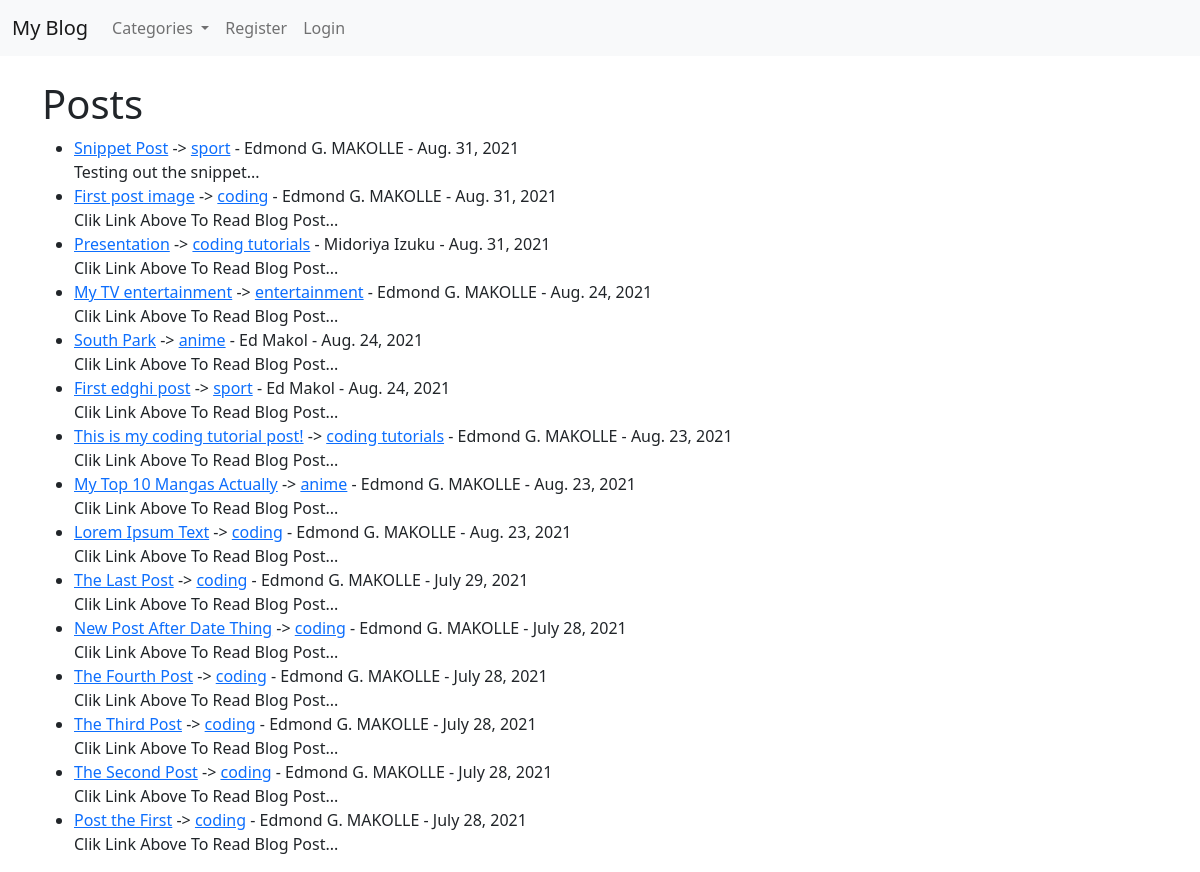
Before: / with the older database file.
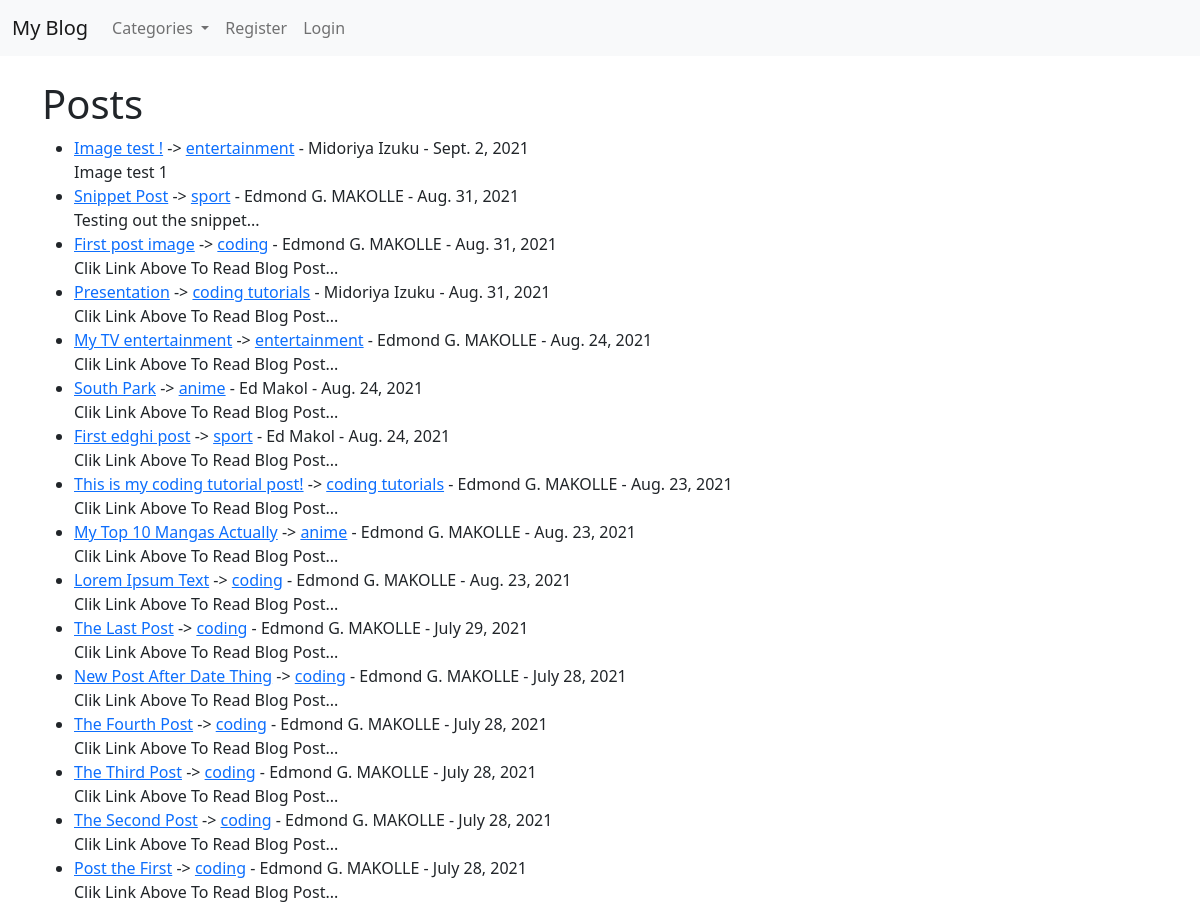
After: the same page with the newer database file.
### theblog/models.py (models this page shows, shortened)
class Post (models.Model):
    title = models.CharField(max_length=255)
    header_image = models.ImageField(blank=True, null=True, upload_to="images/")
    author = models.ForeignKey(User, on_delete=models.CASCADE)
    body = RichTextField(blank=True, null=True)
    post_date = models.DateField(auto_now_add=True)
    category = models.CharField(max_length=255, default='coding')
    snippet = models.CharField(max_length=255)
    likes = models.ManyToManyField(User, related_name='blog_posts')

### theblog/views.py (the view)
# urls.py: path('', HomeView.as_view(), name="home"),
class HomeView(ListView):
    model = Post
    template_name = 'home.html'
    ordering = ['-id']  # Permet d'ordonner les Postes, ici c'est du plus recent au plus ancien
    """ Cette fonction permet de recuperer toutes les categories et de les afficher (dropdown) dans la
    vue choisit (ici HomeView) """
    def get_context_data(self, *args, **kwargs):
        cat_menu = Category.objects.all()
        context = super(HomeView, self).get_context_data(*args, **kwargs)
        context["cat_menu"] = cat_menu
        return context

### theblog/models.py (called while the page is built)
    def __str__(self):
        return self.name

### theblog/templates/home.html (shortened to what this page needs)
{% extends 'base.html' %}
{% block content %}
    <h1>Posts</h1>
    <ul>
        {% for post in object_list %}
            <li>
                <a href="{% url 'article-detail' post.pk %}">{{ post.title}}</a> ->
                <a href="{% url 'category' post.category|slugify %}">{{ post.category}}</a> -
                {{ post.author.first_name }} {{ post.author.last_name }} -
                {{ post.post_date }}
                <br>
                {{ post.snippet }}
                <br>
            </li>
        {% endfor %}
    </ul>
{% endblock %}

### theblog/templates/base.html (shortened to what this page needs)
<!doctype html>
<html lang="en">
    <head>
        <link href="https://cdn.jsdelivr.net/npm/bootstrap@5.0.2/dist/css/bootstrap.min.css" rel="stylesheet">
    </head>
    <body>
        <nav class="navbar navbar-expand-lg navbar-light bg-light">
            <div class="container-fluid">
                <a class="navbar-brand" href="{% url 'home' %}">My Blog</a>
                <div class="collapse navbar-collapse" id="navbarSupportedContent">
                    <ul class="navbar-nav me-auto mb-2 mb-lg-0">
                        {% if cat_menu %}
                            <li class="nav-item dropdown">
                                <a class="nav-link dropdown-toggle" href="#" id="navbarDropdown" role="button" data-bs-toggle="dropdown" aria-expanded="false">
                                    Categories
                                </a>
                            </li>
                        {% else %}
                            <li class="nav-item">
                                <a class="nav-link" href="{% url 'category-list' %}">Categories</a>
                            </li>
                        {% endif %}
                        {% if user.is_authenticated %}
                            <li class="nav-item">
                                <a class="nav-link" href="{% url 'add-post' %}">Add Post</a>
                            </li>
                            <li class="nav-item">
                                <a class="nav-link" href="{% url 'add-category' %}">Add Category</a>
                            </li>
                            <li class="nav-item">
                                <a class="nav-link" href="{% url 'edit-profile' %}">Edit Profile</a>
                            </li>
                            <li class="nav-item">
                                <a class="nav-link" href="{% url 'logout' %}">Logout</a>
                            </li>
                        {% else %}
                            <li class="nav-item">
                                <a class="nav-link" href="{% url 'register' %}">Register</a>
                            </li>
                            <li class="nav-item">
                                <a class="nav-link" href="{% url 'login' %}">Login</a>
                            </li>
                        {% endif %}
                    </ul>
                </div>
            </div>
        </nav>
        <br>
        <div class="container">
            {% block content %}
            {% endblock %}
        </div>
    </body>
</html>

Changed rows visible on the page:
added Post: title "Image test !", category "entertainment", author.first_name "Midoriya", author.last_name "Izuku", post_date "Sept. 2, 2021", snippet "Image test 1"
